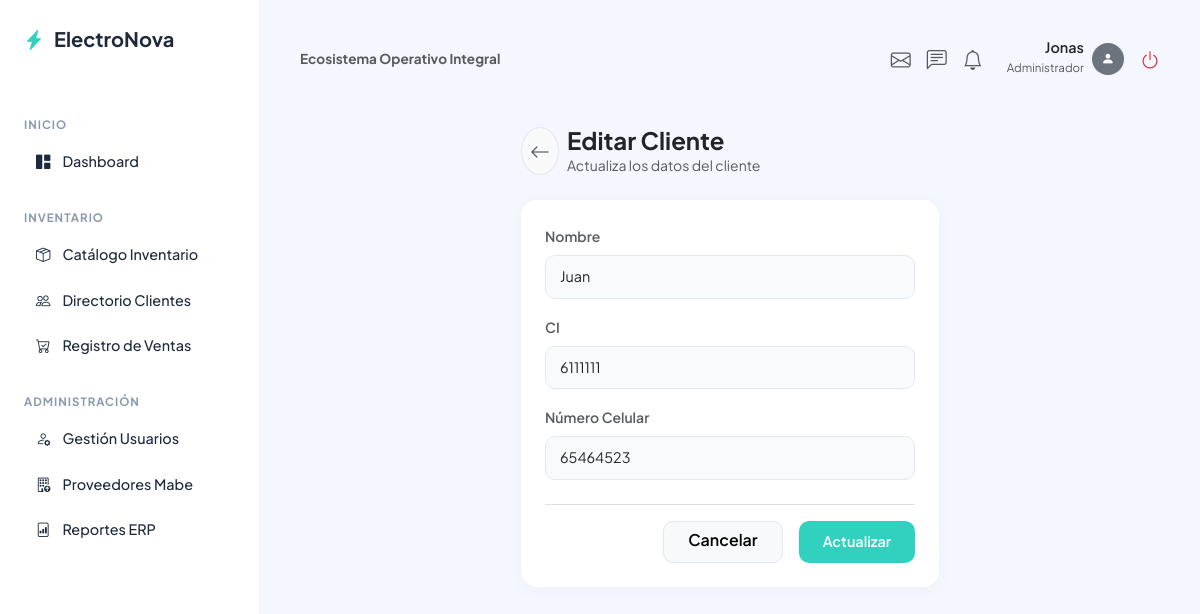
/clientes/edit/1 (signed in), run on the app's committed database.
### app/auth/models.py (models this page shows)
class Usuario(db.Model, UserMixin):
    __tablename__ = "usuarios"
    id = db.Column(db.Integer, primary_key=True)
    username = db.Column(db.String(100), unique=True, nullable=False)
    password = db.Column(db.String(200), nullable=False)
    rol_id = db.Column(db.Integer, db.ForeignKey("roles.id"), nullable=False)
    @property
    def rol(self):
        return self.rol_rel.nombre if self.rol_rel else "Vendedor"

class Rol(db.Model):
    __tablename__ = "roles"
    id = db.Column(db.Integer, primary_key=True)
    nombre = db.Column(db.String(50), unique=True, nullable=False)
    usuarios = db.relationship("Usuario", backref="rol_rel", lazy=True)

### app/clientes/models.py (models this page shows)
class Cliente(db.Model):
    __tablename__ = "clientes"
    id = db.Column(db.Integer, primary_key=True)
    nombre = db.Column(db.String(150), nullable=False)
    nit_ci = db.Column(db.String(20), unique=True, nullable=False)
    telefono = db.Column(db.String(20), nullable=True)
    ventas = db.relationship("Venta", backref="cliente_rel", lazy=True)

### app/clientes/routes.py (the view, shortened to what this page needs)
@clientes_bp.route("/edit/<int:id>", methods=["GET", "POST"])
@login_required
def edit(id):
    cliente = Cliente.query.get_or_404(id)
    return render_template("clientes/edit_cliente.html", cliente=cliente)

### app/clientes/templates/clientes/edit_cliente.html
{% extends 'base.html' %}
{% block content %}
<div class="row justify-content-center mt-3">
    <div class="col-lg-6">
        <div class="d-flex align-items-center gap-2 mb-4">
            <a href="{{ url_for('clientes.index') }}" class="btn btn-light rounded-circle p-2 d-inline-flex text-muted" style="border: 1px solid #e2e8f0;">
                <i class="bi bi-arrow-left fs-5"></i>
            </a>
            <div>
                <h4 class="fw-bold mb-0 text-dark">Editar Cliente</h4>
                <p class="text-muted small mb-0">Actualiza los datos del cliente</p>
            </div>
        </div>
        <div class="cleo-card p-4">
            <form method="POST" action="{{ url_for('clientes.edit', id=cliente.id) }}">
                <div class="mb-3">
                    <label class="form-label fw-semibold small text-muted">Nombre</label>
                    <input type="text" name="nombre" class="form-control" value="{{ cliente.nombre }}" required>
                </div>
                <div class="mb-3">
                    <label class="form-label fw-semibold small text-muted">CI</label>
                    <input type="text" name="nit_ci" class="form-control" value="{{ cliente.nit_ci }}" required>
                </div>
                <div class="mb-4">
                    <label class="form-label fw-semibold small text-muted">Número Celular</label>
                    <input type="text" name="telefono" class="form-control" value="{{ cliente.telefono if cliente.telefono else '' }}" placeholder="Ej. 77245612">
                </div>
                <div class="d-flex justify-content-end gap-3 border-top pt-3">
                    <a href="{{ url_for('clientes.index') }}" class="btn btn-light px-4" style="border-radius: 10px; font-weight: 600; border: 1px solid #e2e8f0;">
                        Cancelar
                    </a>
                    <button type="submit" class="btn btn-cleo-primary px-4">
                        Actualizar
                    </button>
                </div>
            </form>
        </div>
    </div>
</div>
{% endblock %}

### app/templates/base.html (shortened to what this page needs)
<!DOCTYPE html>
<html lang="es">
<head>
    <link href="https://cdn.jsdelivr.net/npm/bootstrap@5.3.0/dist/css/bootstrap.min.css" rel="stylesheet">
    <link rel="stylesheet" href="https://cdn.jsdelivr.net/npm/bootstrap-icons@1.11.0/font/bootstrap-icons.css">
</head>
<body>
    <div class="wrapper">
        {% if current_user.is_authenticated %}
            <aside class="sidebar">
                <a href="{{ url_for('core.dashboard') }}" class="brand-logo">
                    <i class="bi bi-lightning-charge-fill" style="color: var(--cleo-primary);"></i> ElectroNova
                </a>
                <div class="menu-category">Inicio</div>
                <ul class="nav-menu">
                    <li class="nav-menu-item">
                        <a href="{{ url_for('core.dashboard') }}" class="nav-menu-link">
                            <i class="bi bi-grid-1x2-fill"></i> Dashboard
                        </a>
                    </li>
                </ul>
                <div class="menu-category">Inventario</div>
                <ul class="nav-menu">
                    <li class="nav-menu-item">
                        <a href="{{ url_for('inventario.index') }}" class="nav-menu-link">
                            <i class="bi bi-box-seam"></i> Catálogo Inventario
                        </a>
                    </li>
                    <li class="nav-menu-item">
                        <a href="{{ url_for('clientes.index') }}" class="nav-menu-link">
                            <i class="bi bi-people"></i> Directorio Clientes
                        </a>
                    </li>
                    <li class="nav-menu-item">
                        <a href="{{ url_for('ventas.index') }}" class="nav-menu-link">
                            <i class="bi bi-cart-check"></i> Registro de Ventas
                        </a>
                    </li>
                </ul>
                {% if current_user.rol == 'Administrador' %}
                <div class="menu-category">Administración</div>
                <ul class="nav-menu">
                    <li class="nav-menu-item">
                        <a href="{{ url_for('auth.usuarios_index') }}" class="nav-menu-link">
                            <i class="bi bi-person-gear"></i> Gestión Usuarios
                        </a>
                    </li>
                    <li class="nav-menu-item">
                        <a href="{{ url_for('inventario.proveedores') }}" class="nav-menu-link">
                            <i class="bi bi-building-up"></i> Proveedores Mabe
                        </a>
                    </li>
                    <li class="nav-menu-item">
                        <a href="{{ url_for('core.reportes') }}" class="nav-menu-link">
                            <i class="bi bi-file-bar-graph"></i> Reportes ERP
                        </a>
                    </li>
                </ul>
                {% endif %}
            </aside>
        {% endif %}
        <main class="main-content {% if current_user.is_authenticated %}authenticated{% else %}guest{% endif %}">
            {% if current_user.is_authenticated %}
                <header class="top-bar">
                    <div>
                        <h5 class="fw-bold mb-0 text-muted" style="font-size: 0.85rem;">Ecosistema Operativo Integral</h5>
                    </div>
                    <div class="d-flex align-items-center gap-4">
                        <div class="text-muted d-flex gap-3 fs-5">
                            <i class="bi bi-envelope" style="cursor: pointer;"></i>
                            <i class="bi bi-chat-left-text" style="cursor: pointer;"></i>
                            <i class="bi bi-bell" style="cursor: pointer;"></i>
                        </div>
                        <div class="d-flex align-items-center gap-2">
                            <div class="text-end">
                                <span class="fw-semibold text-dark d-block" style="font-size: 0.9rem; line-height: 1;">{{ current_user.username }}</span>
                                <small class="text-muted" style="font-size: 0.72rem;">{{ current_user.rol }}</small>
                            </div>
                            <div class="bg-secondary rounded-circle d-flex align-items-center justify-content-center text-white" style="width: 32px; height: 32px; font-size: 0.8rem;">
                                <i class="bi bi-person-fill"></i>
                            </div>
                            <a href="{{ url_for('auth.logout') }}" class="text-danger ms-2 fs-5" title="Cerrar Sesión">
                                <i class="bi bi-power"></i>
                            </a>
                        </div>
                    </div>
                </header>
            {% endif %}
            {% block content %}{% endblock %}
        </main>
    </div>
</body>
</html>

### app/templates/base.html (style rules this page uses)
:root { --cleo-bg: #f4f7fe; --cleo-sidebar-bg: #ffffff; --cleo-primary: #30D1BE; --cleo-primary-hover: #26b3a3; --cleo-text-dark: #1e293b; --cleo-text-muted: #8a99ad; --cleo-card-shadow: 0px 4px 20px rgba(0, 0, 0, 0.03); }
body { background-color: var(--cleo-bg); font-family: 'Plus Jakarta Sans', sans-serif; color: var(--cleo-text-dark); overflow-x: hidden; margin: 0; padding: 0; }
.wrapper { display: flex; min-height: 100vh; }
.sidebar { width: 260px; background-color: var(--cleo-sidebar-bg); border-right: 1px solid rgba(0,0,0,0.04); padding: 24px; display: flex; flex-direction: column; position: fixed; height: 100vh; z-index: 100; }
.brand-logo { font-size: 1.25rem; font-weight: 700; color: var(--cleo-text-dark); text-decoration: none; display: flex; align-items: center; gap: 10px; margin-bottom: 40px; }
.menu-category { font-size: 0.72rem; text-transform: uppercase; letter-spacing: 1px; color: var(--cleo-text-muted); font-weight: 700; margin-top: 22px; margin-bottom: 8px; }
.nav-menu { list-style: none; padding-left: 0; margin-bottom: 0; }
.nav-menu-item { margin-bottom: 4px; }
.nav-menu-link { display: flex; align-items: center; gap: 12px; padding: 10px 12px; color: var(--cleo-text-dark); text-decoration: none; font-size: 0.9rem; font-weight: 500; border-radius: 8px; transition: all 0.2s ease; }
.main-content { flex-grow: 1; min-height: 100vh; display: flex; flex-direction: column; }
.main-content.authenticated { margin-left: 260px; padding: 40px; }
.top-bar { display: flex; justify-content: space-between; align-items: center; margin-bottom: 32px; }
.cleo-card { background: #ffffff; border: none; border-radius: 16px; box-shadow: var(--cleo-card-shadow); padding: 24px; margin-bottom: 24px; }
.btn-cleo-primary { background-color: var(--cleo-primary); color: #ffffff; border: none; padding: 10px 20px; border-radius: 10px; font-weight: 600; font-size: 0.9rem; transition: background 0.2s ease; }
.form-control, .form-select { border: 1px solid #e2e8f0; border-radius: 10px; padding: 10px 14px; font-size: 0.9rem; background-color: #f8fafc; }

### data on the page
Usuario: username "Jonas"
Rol: rol "Administrador"
Cliente: nombre "Juan", nit_ci "6111111", telefono "65464523"
